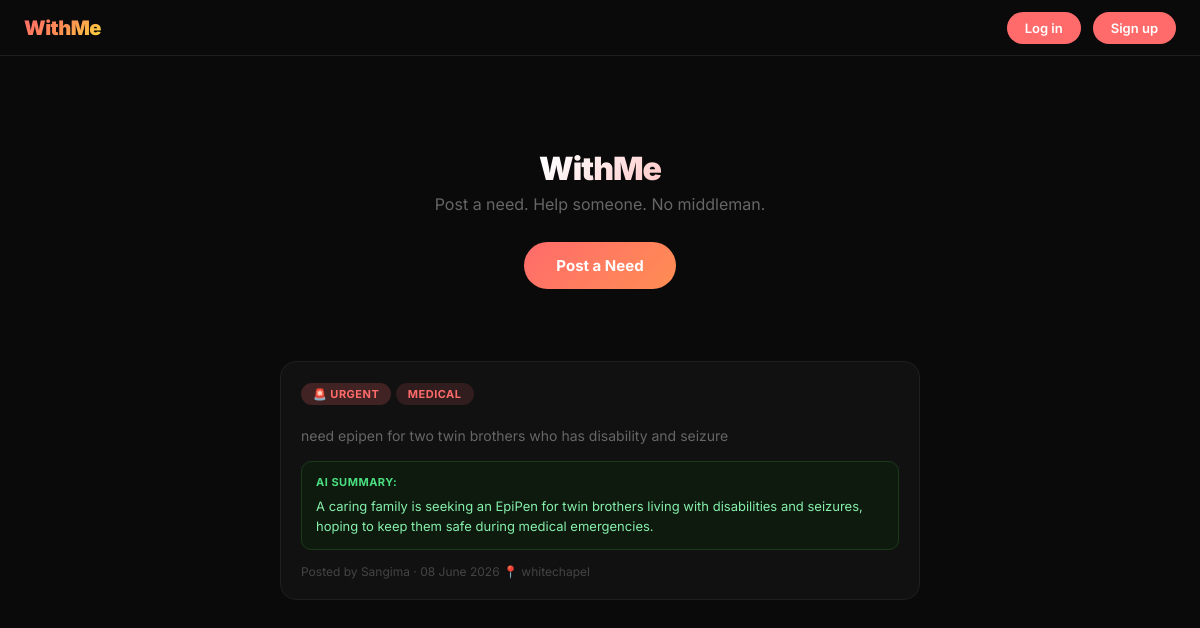
Before: / with the older database file.
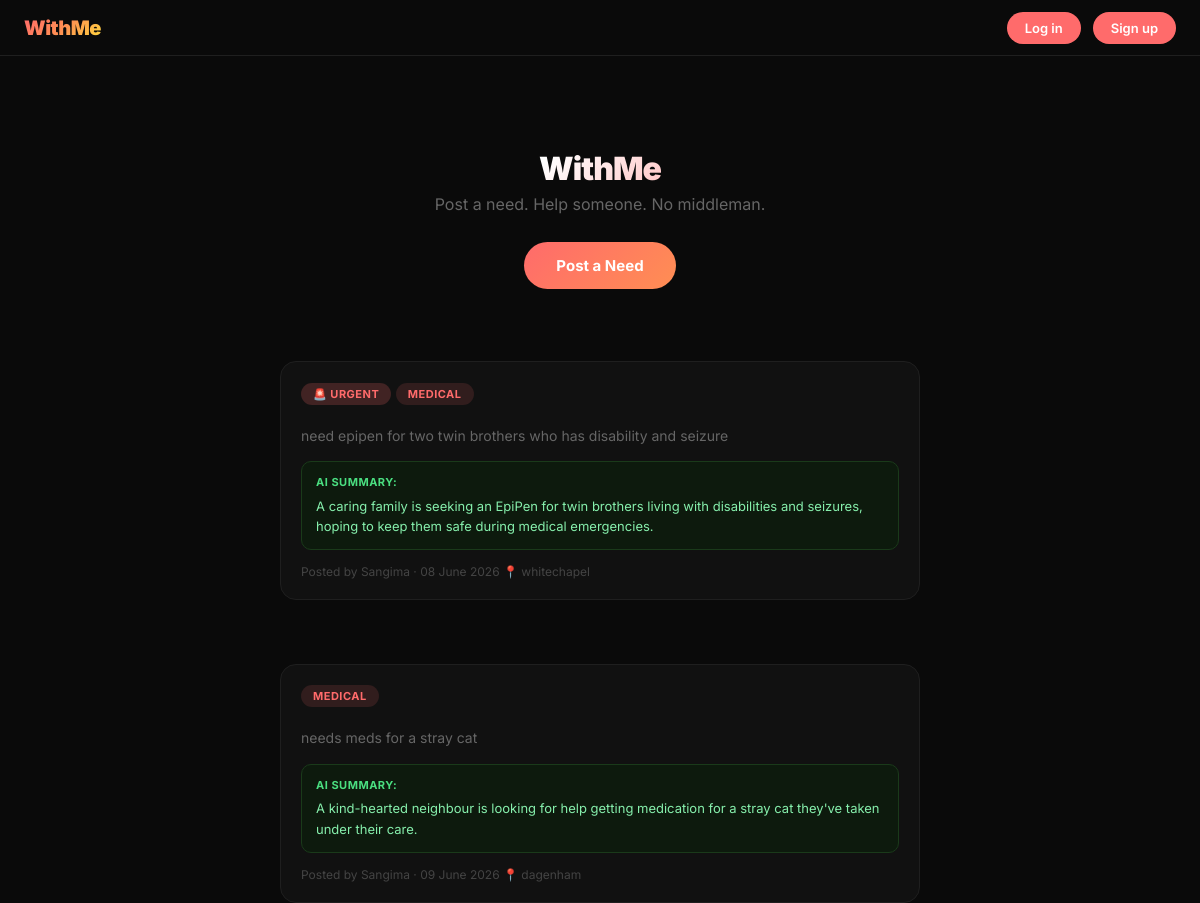
After: the same page with the newer database file.
### app.py (models this page shows, shortened)
class Post(db.Model):
    id = db.Column(db.Integer, primary_key=True)
    title = db.Column(db.String(100), nullable=False)
    description = db.Column(db.Text, nullable=False)
    category = db.Column(db.String(50), nullable=False)
    photo_filename = db.Column(db.String(300), nullable=True)
    ai_summary = db.Column(db.Text, nullable=True)
    date_posted = db.Column(db.DateTime, default=datetime.utcnow)
    user_id = db.Column(db.Integer, db.ForeignKey("user.id"), nullable=True)
    is_urgent = db.Column(db.Boolean, default=False, nullable=False)
    location = db.Column(db.String(100), nullable=True)

class User(UserMixin, db.Model):
    id = db.Column(db.Integer, primary_key=True)
    username = db.Column(db.String(80), unique=True, nullable=False)
    email = db.Column(db.String(120), unique=True, nullable=False)
    password = db.Column(db.String(300), nullable=False)
    date_joined = db.Column(db.DateTime, default=datetime.utcnow)
    posts = db.relationship('Post', backref='author', lazy=True)

### app.py (the view)
@app.route("/")
def home():
    posts = Post.query.order_by(
        Post.is_urgent.desc(),
        Post.date_posted.desc()).all()
    return render_template("index.html", posts=posts)

### templates/index.html (shortened to what this page needs)
{% extends 'base.html' %}
{% block content %}
<div class="container">
    <div class="hero">
        <h1>WithMe</h1>
        <p>Post a need. Help someone. No middleman.</p>
        <a href="/post/new" class="btn">Post a Need</a>
    </div>
    <div class="feed">
        {% if posts %}
            {% for post in posts %}
            <div class="card">
                {% if post.is_urgent %}
<div class="card-category" style="background:#FF6B6B33; color:#FF6B6B;">
    🚨 URGENT
</div>
{% endif %}
<div class="card-category">{{ post.category }}</div>
                <h2><a href="[[ url_for("post_detail", post_id=post.id) ]]" style="text-decoration:none; color:inherit;"[[ post.title ]]</a></h2>
                <p>{{ post.description }}</p>
                {% if post.ai_summary %}
                <div class="summary">
                    <strong>AI Summary:</strong> {{ post.ai_summary }}
                </div>
                {% endif %}
                <div class="card-date">
    Posted by {{ post.author.username }} · {{ post.date_posted.strftime('%d %B %Y') }}
    {% if post.location %}
    <span>📍 {{ post.location }}</span>
    {% endif %}
</div>
                </div>
            </div>
           {% endfor %}
        {% else %}
            <div class="empty">
                <p>No posts yet. Be the first to post a need.</p>
            </div>
        {% endif %}
    </div>
{% endblock %}

Changed rows visible on the page:
added Post: category "MEDICAL", description "needs meds for a stray cat", ai_summary "A kind-hearted neighbour is looking for help getting medication for a stray cat they've taken under their care.", author.username "Sangima", date_posted "09 June 2026", location "dagenham"
